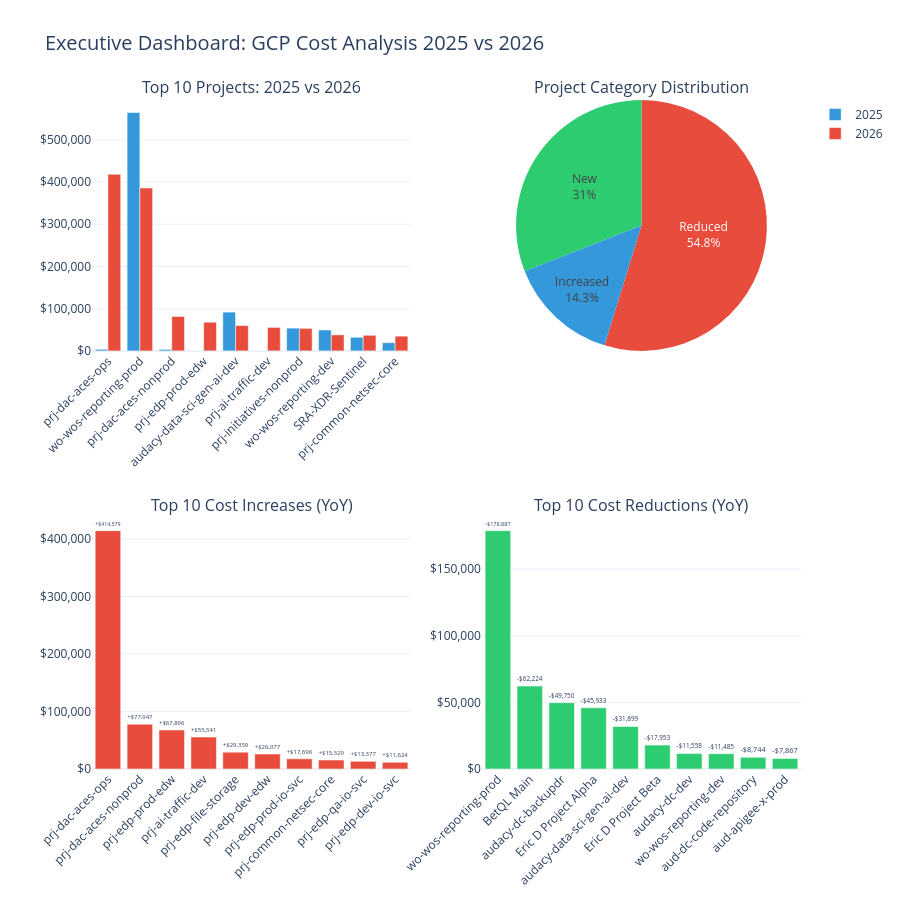

Source (notebook cell):
### Code cell
# ── Executive Dashboard: YoY project comparison ────────────────────────────
current_year = int(reportYear)
prior_year   = current_year - 1

proj_yoy = (
    proj_annual_df[proj_annual_df['invoice_year'].isin([prior_year, current_year])]
    .groupby(['invoice_year', 'project_name'])['total_cost']
    .sum().reset_index()
)

proj_pivot = proj_yoy.pivot_table(
    index='project_name', columns='invoice_year',
    values='total_cost', fill_value=0
).reset_index()
proj_pivot.columns.name = None

for yr in [prior_year, current_year]:
    if yr not in proj_pivot.columns:
        proj_pivot[yr] = 0.0

proj_pivot = proj_pivot.rename(columns={prior_year: 'prior_year', current_year: 'current_year'})
proj_pivot['cost_change'] = proj_pivot['current_year'] - proj_pivot['prior_year']
proj_pivot['pct_change']  = (
    proj_pivot['cost_change'] / proj_pivot['prior_year'].replace(0, float('nan'))
) * 100
proj_pivot['category'] = proj_pivot.apply(
    lambda r: 'New' if r['prior_year'] == 0
    else ('Increased' if r['cost_change'] > 0 else 'Reduced'),
    axis=1
)

top10      = proj_pivot.nlargest(10, 'current_year')
increases  = proj_pivot[proj_pivot['cost_change'] > 0].nlargest(10, 'cost_change')
reductions = proj_pivot[proj_pivot['cost_change'] < 0].nsmallest(10, 'cost_change')

fig_exec = make_subplots(
    rows=2, cols=2,
    subplot_titles=(
        f"Top 10 Projects: {prior_year} vs {current_year}",
        "Project Category Distribution",
        "Top 10 Cost Increases (YoY)",
        "Top 10 Cost Reductions (YoY)",
    ),
    specs=[[{"type": "bar"}, {"type": "pie"}],
           [{"type": "bar"}, {"type": "bar"}]],
)

fig_exec.add_trace(go.Bar(
    name=str(prior_year), x=top10['project_name'],
    y=top10['prior_year'], marker_color='#3498db',
), row=1, col=1)
fig_exec.add_trace(go.Bar(
    name=str(current_year), x=top10['project_name'],
    y=top10['current_year'], marker_color='#e74c3c',
), row=1, col=1)

cat_counts = proj_pivot['category'].value_counts()
fig_exec.add_trace(go.Pie(
    labels=cat_counts.index, values=cat_counts.values,
    marker_colors=['#e74c3c', '#2ecc71', '#3498db'],
    textinfo='percent+label', showlegend=False,
), row=1, col=2)

fig_exec.add_trace(go.Bar(
    x=increases['project_name'], y=increases['cost_change'],
    marker_color='#e74c3c', showlegend=False,
    text=increases['cost_change'].apply(lambda x: f"+${x:,.0f}"),
    textposition='outside',
), row=2, col=1)

fig_exec.add_trace(go.Bar(
    x=reductions['project_name'], y=reductions['cost_change'].abs(),
    marker_color='#2ecc71', showlegend=False,
    text=reductions['cost_change'].apply(lambda x: f"-${abs(x):,.0f}"),
    textposition='outside',
), row=2, col=2)

fig_exec.update_layout(
    height=900,
    title_text=f"Executive Dashboard: GCP Cost Analysis {prior_year} vs {current_year}",
    title_font_size=20,
    barmode='group',
)
fig_exec.update_yaxes(tickformat='$,.0f')
fig_exec.update_xaxes(tickangle=-45)
fig_exec.show()

### Figure 1 — Plotly figure (JSON) as saved in the notebook; plotly's stock layout.template omitted (floating-point values rounded to 4 significant figures)
{"data": [{"marker": {"color": "#3498db"}, "name": "2025", "type": "bar", "x": ["prj-dac-aces-ops", "wo-wos-reporting-prod", "prj-dac-aces-nonprod", "prj-edp-prod-edw", "audacy-data-sci-gen-ai-dev", "prj-ai-traffic-dev", "prj-initiatives-nonprod", "wo-wos-reporting-dev", "SRA-XDR-Sentinel", "prj-common-netsec-core"], "xaxis": "x", "y": [3816.0, 564600.0, 3552.0, 0.0, 91860.0, 0.0, 53930.0, 49450.0, 32280.0, 19310.0], "yaxis": "y"}, {"marker": {"color": "#e74c3c"}, "name": "2026", "type": "bar", "x": ["prj-dac-aces-ops", "wo-wos-reporting-prod", "prj-dac-aces-nonprod", "prj-edp-prod-edw", "audacy-data-sci-gen-ai-dev", "prj-ai-traffic-dev", "prj-initiatives-nonprod", "wo-wos-reporting-dev", "SRA-XDR-Sentinel", "prj-common-netsec-core"], "xaxis": "x", "y": [418400.0, 385700.0, 81500.0, 67900.0, 59960.0, 55540.0, 53290.0, 37960.0, 36900.0, 34840.0], "yaxis": "y"}, {"domain": {"x": [0.55, 1], "y": [0.625, 1]}, "labels": ["Reduced", "New", "Increased"], "marker": {"colors": ["#e74c3c", "#2ecc71", "#3498db"]}, "showlegend": false, "textinfo": "percent+label", "type": "pie", "values": [23, 13, 6]}, {"marker": {"color": "#e74c3c"}, "showlegend": false, "text": ["+$414,579", "+$77,947", "+$67,896", "+$55,541", "+$29,359", "+$26,077", "+$17,696", "+$15,529", "+$13,377", "+$11,624"], "textposition": "outside", "type": "bar", "x": ["prj-dac-aces-ops", "prj-dac-aces-nonprod", "prj-edp-prod-edw", "prj-ai-traffic-dev", "prj-edp-file-storage", "prj-edp-dev-edw", "prj-edp-prod-io-svc", "prj-common-netsec-core", "prj-edp-qa-io-svc", "prj-edp-dev-io-svc"], "xaxis": "x2", "y": [414600.0, 77950.0, 67900.0, 55540.0, 29360.0, 26080.0, 17700.0, 15530.0, 13380.0, 11620.0], "yaxis": "y2"}, {"marker": {"color": "#2ecc71"}, "showlegend": false, "text": ["-$178,887", "-$62,224", "-$49,750", "-$45,933", "-$31,899", "-$17,953", "-$11,558", "-$11,485", "-$8,744", "-$7,867"], "textposition": "outside", "type": "bar", "x": ["wo-wos-reporting-prod", "BetQL Main", "audacy-dc-backupdr", "Eric D Project Alpha", "audacy-data-sci-gen-ai-dev", "Eric D Project Beta", "audacy-dc-dev", "wo-wos-reporting-dev", "aud-dc-code-repository", "aud-apigee-x-prod"], "xaxis": "x3", "y": [178900.0, 62220.0, 49750.0, 45930.0, 31900.0, 17950.0, 11560.0, 11480.0, 8744.0, 7867.0], "yaxis": "y3"}], "layout": {"annotations": [{"font": {"size": 16}, "showarrow": false, "text": "Top 10 Projects: 2025 vs 2026", "x": 0.225, "xanchor": "center", "xref": "paper", "y": 1, "yanchor": "bottom", "yref": "paper"}, {"font": {"size": 16}, "showarrow": false, "text": "Project Category Distribution", "x": 0.775, "xanchor": "center", "xref": "paper", "y": 1, "yanchor": "bottom", "yref": "paper"}, {"font": {"size": 16}, "showarrow": false, "text": "Top 10 Cost Increases (YoY)", "x": 0.225, "xanchor": "center", "xref": "paper", "y": 0.375, "yanchor": "bottom", "yref": "paper"}, {"font": {"size": 16}, "showarrow": false, "text": "Top 10 Cost Reductions (YoY)", "x": 0.775, "xanchor": "center", "xref": "paper", "y": 0.375, "yanchor": "bottom", "yref": "paper"}], "barmode": "group", "height": 900, "title": {"font": {"size": 20}, "text": "Executive Dashboard: GCP Cost Analysis 2025 vs 2026"}, "xaxis": {"anchor": "y", "domain": [0, 0.45], "tickangle": -45}, "xaxis2": {"anchor": "y2", "domain": [0, 0.45], "tickangle": -45}, "xaxis3": {"anchor": "y3", "domain": [0.55, 1], "tickangle": -45}, "yaxis": {"anchor": "x", "domain": [0.625, 1], "tickformat": "$,.0f"}, "yaxis2": {"anchor": "x2", "domain": [0, 0.375], "tickformat": "$,.0f"}, "yaxis3": {"anchor": "x3", "domain": [0, 0.375], "tickformat": "$,.0f"}}}
